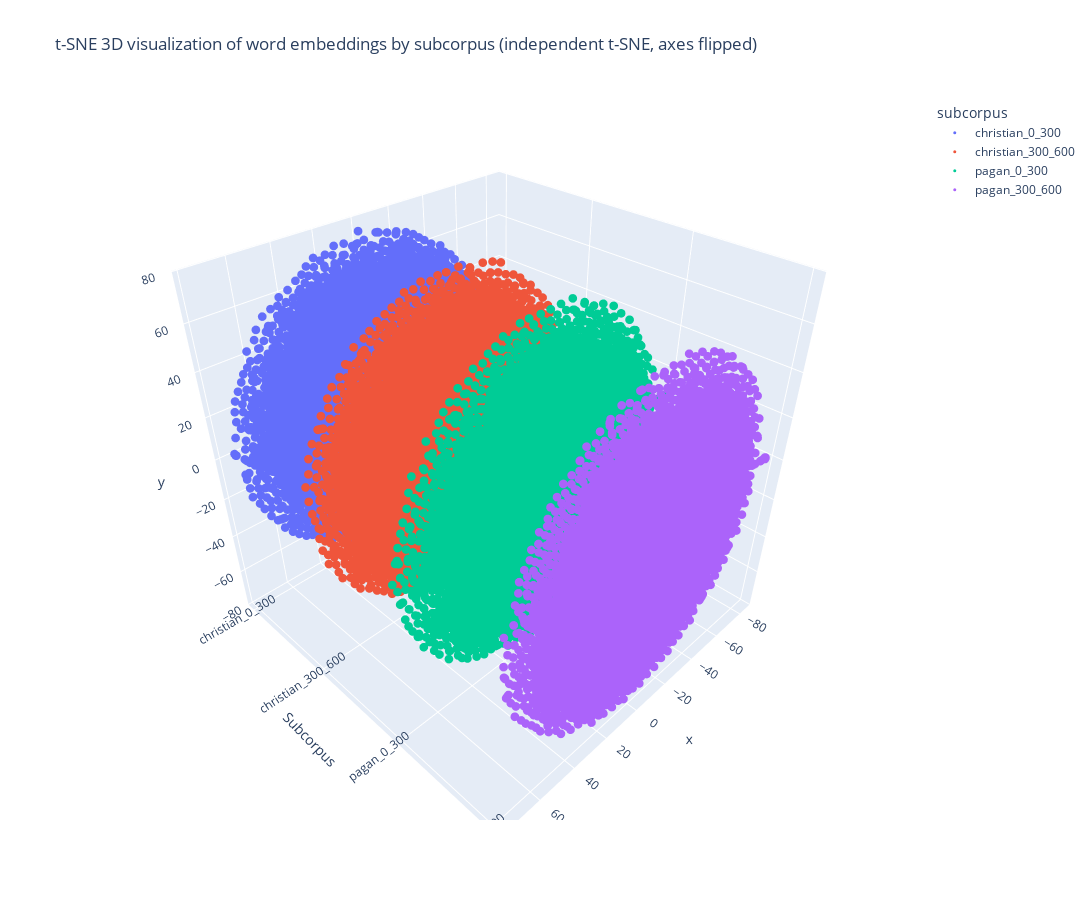

Notebook code cell kept with this figure:
### Code cell
import plotly.express as px

fig = px.scatter_3d(
    df_plot, x="x", y="z", z="y",  # Flipped y and z axes
    color="subcorpus", hover_name="word",
    title="t-SNE 3D visualization of word embeddings by subcorpus (independent t-SNE, axes flipped)",
    width=1200, height=900
)
fig.update_traces(marker=dict(size=3))
fig.update_layout(scene=dict(
    yaxis=dict(
        tickvals=[0, 1, 2, 3],
        ticktext=["christian_0_300", "christian_300_600", "pagan_0_300", "pagan_300_600"],
        title="Subcorpus"
    )
))
fig.show()

### Figure 1 — Plotly figure (JSON) as saved in the notebook; plotly's stock layout.template omitted (floating-point values rounded to 4 significant figures; data arrays with more than 128 entries replaced by an {"elided": "..."} marker saying what was removed)
{"data": [{"hovertemplate": "<b>%{hovertext}</b><br><br>subcorpus=christian_0_300<br>x=%{x}<br>z=%{y}<br>y=%{z}<extra></extra>", "hovertext": {"elided": "13896 str values"}, "legendgroup": "christian_0_300", "marker": {"color": "#636efa", "size": 3, "symbol": "circle"}, "mode": "markers", "name": "christian_0_300", "scene": "scene", "showlegend": true, "type": "scatter3d", "x": {"elided": "13896 float values"}, "y": {"elided": "13896 int values"}, "z": {"elided": "13896 float values"}}, {"hovertemplate": "<b>%{hovertext}</b><br><br>subcorpus=christian_300_600<br>x=%{x}<br>z=%{y}<br>y=%{z}<extra></extra>", "hovertext": {"elided": "13896 str values"}, "legendgroup": "christian_300_600", "marker": {"color": "#EF553B", "size": 3, "symbol": "circle"}, "mode": "markers", "name": "christian_300_600", "scene": "scene", "showlegend": true, "type": "scatter3d", "x": {"elided": "13896 float values"}, "y": {"elided": "13896 int values"}, "z": {"elided": "13896 float values"}}, {"hovertemplate": "<b>%{hovertext}</b><br><br>subcorpus=pagan_0_300<br>x=%{x}<br>z=%{y}<br>y=%{z}<extra></extra>", "hovertext": {"elided": "13896 str values"}, "legendgroup": "pagan_0_300", "marker": {"color": "#00cc96", "size": 3, "symbol": "circle"}, "mode": "markers", "name": "pagan_0_300", "scene": "scene", "showlegend": true, "type": "scatter3d", "x": {"elided": "13896 float values"}, "y": {"elided": "13896 int values"}, "z": {"elided": "13896 float values"}}, {"hovertemplate": "<b>%{hovertext}</b><br><br>subcorpus=pagan_300_600<br>x=%{x}<br>z=%{y}<br>y=%{z}<extra></extra>", "hovertext": {"elided": "13896 str values"}, "legendgroup": "pagan_300_600", "marker": {"color": "#ab63fa", "size": 3, "symbol": "circle"}, "mode": "markers", "name": "pagan_300_600", "scene": "scene", "showlegend": true, "type": "scatter3d", "x": {"elided": "13896 float values"}, "y": {"elided": "13896 int values"}, "z": {"elided": "13896 float values"}}], "layout": {"height": 900, "legend": {"title": {"text": "subcorpus"}, "tracegroupgap": 0}, "scene": {"domain": {"x": [0, 1], "y": [0, 1]}, "xaxis": {"title": {"text": "x"}}, "yaxis": {"ticktext": ["christian_0_300", "christian_300_600", "pagan_0_300", "pagan_300_600"], "tickvals": [0, 1, 2, 3], "title": {"text": "Subcorpus"}}, "zaxis": {"title": {"text": "y"}}}, "title": {"text": "t-SNE 3D visualization of word embeddings by subcorpus (independent t-SNE, axes flipped)"}, "width": 1200}}
